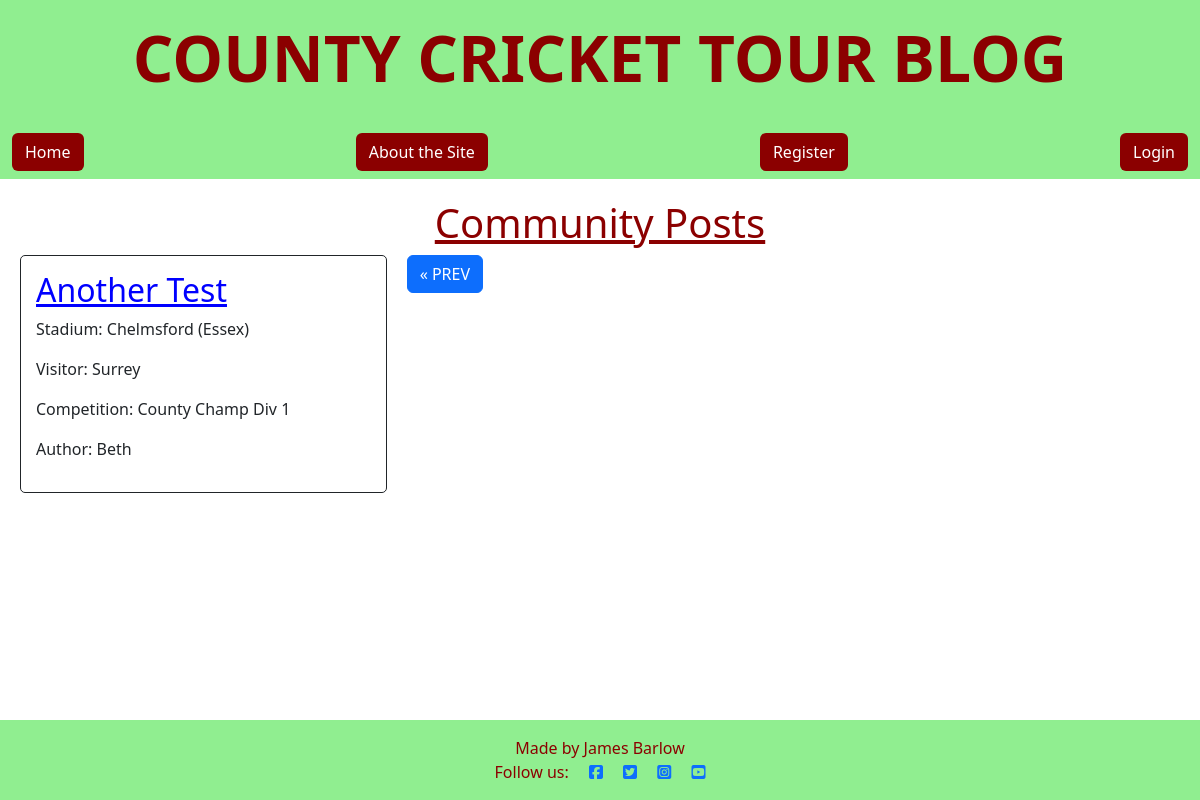
Page /?page=2 on the earlier database version.
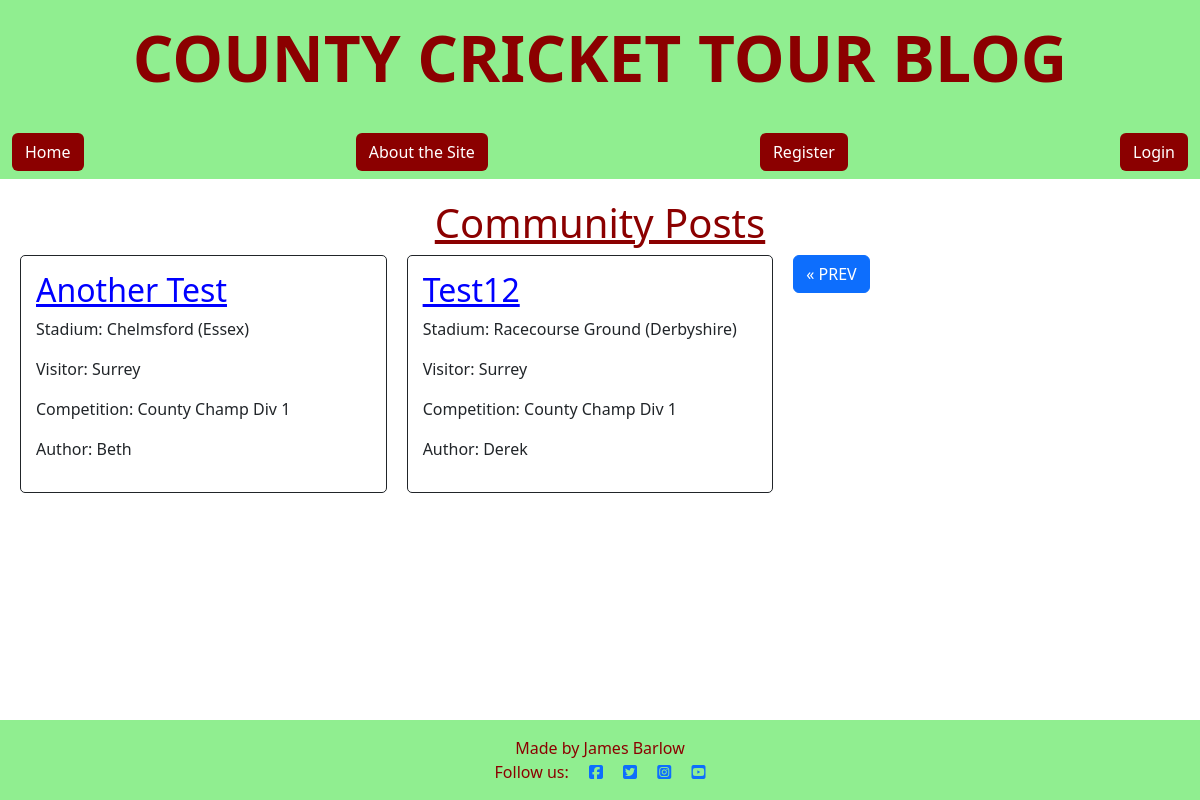
Same page on the later database version.
### blog/models.py (models this page shows, shortened)
class Post(models.Model):
    title = models.CharField(max_length=200, unique=True)
    slug = AutoSlugField(populate_from='title', unique=True)
    author = models.ForeignKey(
        User, on_delete=models.CASCADE, related_name="blog_posts"
    )
    stadium = models.CharField(max_length=50, choices=STADIUM_CHOICES, default='Lords')
    visitor = models.CharField(max_length=50, choices=VISITORS_CHOICES, default='Surrey')
    competition = models.CharField(max_length=20, choices=COMPETITION_CHOICES, default='County Champ Div 1')
    content = models.TextField()
    created_on = models.DateTimeField(auto_now_add=True)
    status = models.IntegerField(choices=STATUS, default=0)

### blog/views.py (the view)
# urls.py: path('', views.PostList.as_view(), name='home'),
class PostList(generic.ListView):
    queryset = Post.objects.filter(status=1)
    template_name = "blog/index.html"
    paginate_by = 6

### blog/templates/blog/index.html (shortened to what this page needs)
{% extends "base.html" %}
{% block content %}
<!DOCTYPE html>
<html lang="en">
<head>
</head>
<body class="index">
    <div class="index">
        <h1 class="page-title">Community Posts</h1>
        {% for post in object_list %}
        <div class="card post">
            <h2>
                <a href="{% url 'post_detail' post.slug %}" class="post-title">{{post.title}}</a>
            </h2>
            <p>Stadium: {{post.stadium}}</p>
            <p>Visitor: {{post.visitor}}</p>
            <p>Competition: {{post.competition}}</p>
            <p>Author: {{post.author}}</p>
        </div>
        {% endfor %}
        {% if page_obj.has_previous %}
        <a href="?page={{ page_obj.previous_page_number }}" class="btn btn-primary n-p">&laquo; PREV</a>
        {% endif %}
    </div>
</body>
</html>
{% endblock %}

Differences in the rows shown:
added Post: title "Test12", stadium "Racecourse Ground (Derbyshire)", visitor "Surrey", competition "County Champ Div 1", author "Derek"
